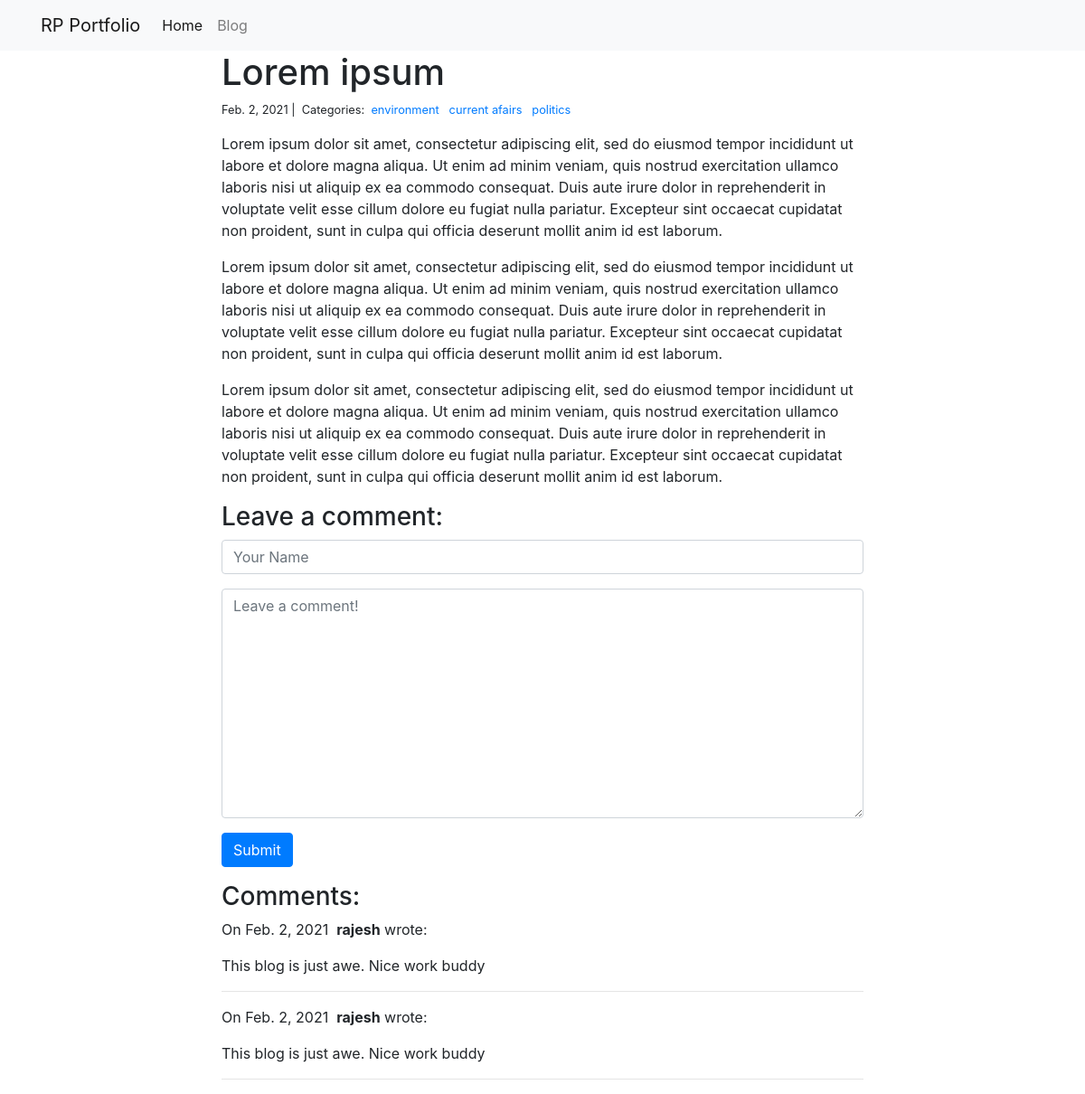
Page /blog/3/ on the committed database.
### blog/models.py (models this page shows)
class Post(models.Model):
    title = models.CharField(max_length=255)
    body = models.TextField()
    created_on = models.DateTimeField(auto_now_add=True)
    last_modified = models.DateTimeField(auto_now=True)
    categories = models.ManyToManyField('Category', related_name='posts')

class Category(models.Model):
    name = models.CharField(max_length=20)

class Comment(models.Model):
    author = models.CharField(max_length=60)
    body = models.TextField()
    created_on = models.DateTimeField(auto_now_add=True)
    post = models.ForeignKey('Post', on_delete=models.CASCADE)

### blog/views.py (the view, shortened to what this page needs)
# urls.py: path('<int:pk>/', views.blog_detail, name='blog_detail'),
def blog_detail(request, pk):
    post = Post.objects.get(pk=pk)
    form = CommentForm()
    comments = Comment.objects.filter(
        post=post
    )
    context = {
        'post': post,
        'comments': comments,
        'form': form,
    }
    return render(request, 'blog_detail.html', context)

### blog/forms.py
class CommentForm(forms.Form):
    author = forms.CharField(
        max_length=60,
        widget=forms.TextInput(attrs={
            "class": "form-control",
            "placeholder": "Your Name",
        })
    )
    body = forms.CharField(widget=forms.Textarea(
        attrs={
            "class": "form-control",
            "placeholder": "Leave a comment!"
        })
    )

### blog/templates/blog_detail.html (shortened to what this page needs)
{% extends "base.html" %}
{% block page_content %}
<div class="col-md-8 offset-md-2">
    <h1>{{ post.title }}</h1>
    <small>
        {{ post.created_on.date }} |&nbsp;
        Categories:&nbsp;
        {% for category in post.categories.all %}
        <a href="{% url 'blog_category' category.name %}">
            {{ category.name }}
        </a>&nbsp;
        {% endfor %}
    </small>
    <p>{{ post.body | linebreaks }}</p>
    <h3>Leave a comment:</h3>
    <form action="/blog/{{ post.pk }}/" method="post">
        <div class="form-group">
            {{ form.author }}
        </div>
        <div class="form-group">
            {{ form.body }}
        </div>
        <button type="submit" class="btn btn-primary">Submit</button>
    </form>
    <h3>Comments:</h3>
    {% for comment in comments %}
    <p>
        On {{comment.created_on.date }}&nbsp;
        <b>{{ comment.author }}</b> wrote:
    </p>
    <p>{{ comment.body }}</p>
    <hr>
    {% endfor %}
</div>
{% endblock %}

### personal_portfolio/templates/base.html (shortened to what this page needs)
<link rel="stylesheet" href="https://stackpath.bootstrapcdn.com/bootstrap/4.1.3/css/bootstrap.min.css">
<nav class="navbar navbar-expand-lg navbar-light bg-light">
    <div class="container">
        <a class="navbar-brand" href="{% url 'project_index' %}">RP Portfolio</a>
        <div class="collapse navbar-collapse" id="navbarSupportedContent">
          <ul class="navbar-nav mr-auto">
            <li class="nav-item active">
              <a class="nav-link" href="{% url 'project_index' %}">Home</a>
            </li>
            <li class="nav-item">
              <a class="nav-link" href="{% url 'blog_index' %}">Blog</a>
            </li>
          </ul>
        </div>
    </div>
</nav>
<div class="container">
    {% block page_content %}{% endblock %}
</div>

### rows in the picture
Post: title "Lorem ipsum", created_on "Feb. 2, 2021", body "Lorem ipsum dolor sit amet, consectetur adipiscing elit, sed do eiusmod tempor incididunt ut labore et dolore magna aliqua. Ut enim ad minim veniam, quis nostrud exercitation ullamco laboris nisi ut aliquip ex ea commodo consequat. Duis aute irure dolor in reprehenderit in voluptate velit esse cillum dolore eu fugiat nulla pariatur. Excepteur sint occaecat cupidatat non proident, sunt in culpa qui officia deserunt mollit anim id est laborum. Lorem ipsum dolor sit amet, consectetur adipiscing elit, sed do eiusmod tempor incididunt ut labore et dolore magna aliqua. Ut enim ad minim veniam, quis nostrud exercitation ullamco laboris nisi ut aliquip ex ea commodo consequat. Duis aute irure dolor…"
Category: name "environment"
Category: name "current afairs"
Category: name "politics"
Comment: created_on "Feb. 2, 2021", author "rajesh", body "This blog is just awe. Nice work buddy"
Comment: created_on "Feb. 2, 2021", author "rajesh", body "This blog is just awe. Nice work buddy"
